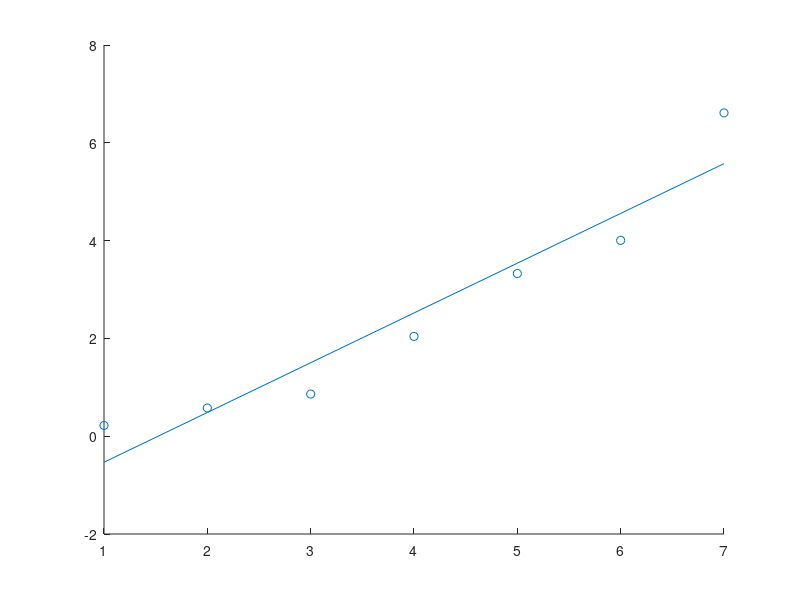

Source code (MATLAB):
clc;
clear all;
close all;

x = [1 2 3 4 5 6 7];
y = [0.22 0.5765 0.8622 2.0408 3.3265 4.0051 6.6122 ];
n = 7;

scatter(x,y);
hold on;

sumx = 0;
sumy = 0;
sumxy = 0;
sumx2 = 0;
st = 0;
sr = 0;

for i = 1:n
    sumx = sumx + x(i);
    sumy = sumy + y(i);
    sumxy = sumxy + x(i)*y(i);
    sumx2 = sumx2 + x(i)*x(i);
end

xm = sumx/n;
ym = sumy/n;

a1 = (n*sumxy-sumx*sumy)/(n*sumx2-sumx*sumx);
a0 = ym - a1*xm;

fprintf('the equation is: y = %.5f + %.5f x \n',a1,a0);

fprintf('computations for an error analysis of the linear fit: \n');
fprintf('x \t y \t \t \t st \t \t \t sr \n')

for i = 1:n
    st0 = (y(i)-ym)^2;
    sr0 = (y(i)-a1*x(i)-a0)^2;
    st = st + st0;
    sr = sr + sr0;
    fprintf('%d \t %.5f \t %.5f \t %.5f \n', x(i), y(i), st0, sr0); 
end

fprintf('-------------------------------------\n');
fprintf('%d \t %.5f \t %.5f \t %.5f \n', sumx, sumy, st, sr);

syx = (sr/(n-2))^(0.5);
r2 = (st - sr)/st;

fprintf('Sy/x = %.5f & r2 = %.5f', syx, r2);

yr = a0 + a1.*x;
plot(x,yr);